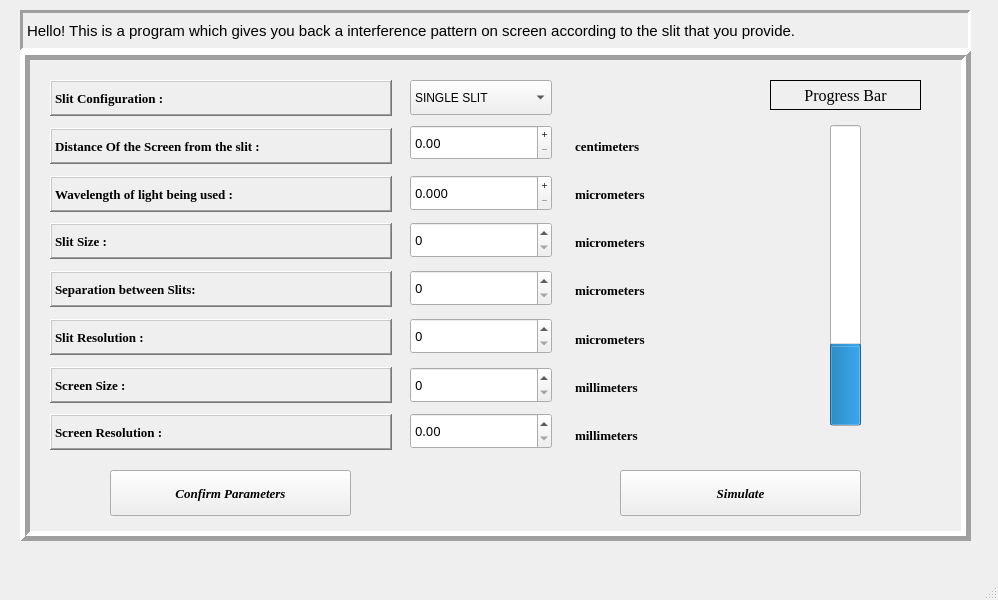
<?xml version="1.0" encoding="UTF-8"?>
<ui version="4.0">
 <class>MainWindow</class>
 <widget class="QMainWindow" name="MainWindow">
  <property name="geometry">
   <rect>
    <x>0</x>
    <y>0</y>
    <width>998</width>
    <height>600</height>
   </rect>
  </property>
  <property name="sizeIncrement">
   <size>
    <width>5</width>
    <height>5</height>
   </size>
  </property>
  <property name="windowTitle">
   <string>MainWindow</string>
  </property>
  <property name="unifiedTitleAndToolBarOnMac">
   <bool>false</bool>
  </property>
  <widget class="QWidget" name="centralwidget">
   <widget class="QLabel" name="Intro">
    <property name="geometry">
     <rect>
      <x>20</x>
      <y>10</y>
      <width>951</width>
      <height>41</height>
     </rect>
    </property>
    <property name="font">
     <font>
      <pointsize>11</pointsize>
     </font>
    </property>
    <property name="autoFillBackground">
     <bool>false</bool>
    </property>
    <property name="frameShape">
     <enum>QFrame::Panel</enum>
    </property>
    <property name="frameShadow">
     <enum>QFrame::Sunken</enum>
    </property>
    <property name="lineWidth">
     <number>3</number>
    </property>
    <property name="text">
     <string>Hello! This is a program which gives you back a interference pattern on screen according to the slit that you provide.</string>
    </property>
    <property name="scaledContents">
     <bool>true</bool>
    </property>
   </widget>
   <widget class="QFrame" name="main_frame">
    <property name="geometry">
     <rect>
      <x>20</x>
      <y>50</y>
      <width>951</width>
      <height>491</height>
     </rect>
    </property>
    <property name="mouseTracking">
     <bool>false</bool>
    </property>
    <property name="acceptDrops">
     <bool>true</bool>
    </property>
    <property name="autoFillBackground">
     <bool>false</bool>
    </property>
    <property name="frameShape">
     <enum>QFrame::Box</enum>
    </property>
    <property name="frameShadow">
     <enum>QFrame::Raised</enum>
    </property>
    <property name="lineWidth">
     <number>5</number>
    </property>
    <widget class="QPushButton" name="Confirm_button">
     <property name="geometry">
      <rect>
       <x>90</x>
       <y>420</y>
       <width>241</width>
       <height>46</height>
      </rect>
     </property>
     <property name="font">
      <font>
       <family>Georgia</family>
       <pointsize>10</pointsize>
       <weight>75</weight>
       <italic>true</italic>
       <bold>true</bold>
      </font>
     </property>
     <property name="text">
      <string>Confirm Parameters</string>
     </property>
     <property name="flat">
      <bool>false</bool>
     </property>
    </widget>
    <widget class="QPushButton" name="Simulate_button">
     <property name="geometry">
      <rect>
       <x>600</x>
       <y>420</y>
       <width>241</width>
       <height>46</height>
      </rect>
     </property>
     <property name="font">
      <font>
       <family>Georgia</family>
       <pointsize>10</pointsize>
       <weight>75</weight>
       <italic>true</italic>
       <bold>true</bold>
      </font>
     </property>
     <property name="text">
      <string>Simulate</string>
     </property>
     <property name="autoDefault">
      <bool>false</bool>
     </property>
     <property name="default">
      <bool>false</bool>
     </property>
     <property name="flat">
      <bool>false</bool>
     </property>
    </widget>
    <widget class="QLabel" name="Screen_Size_label">
     <property name="geometry">
      <rect>
       <x>30</x>
       <y>317</y>
       <width>342</width>
       <height>36</height>
      </rect>
     </property>
     <property name="font">
      <font>
       <family>Georgia</family>
       <pointsize>10</pointsize>
       <weight>75</weight>
       <bold>true</bold>
      </font>
     </property>
     <property name="frameShape">
      <enum>QFrame::WinPanel</enum>
     </property>
     <property name="frameShadow">
      <enum>QFrame::Raised</enum>
     </property>
     <property name="text">
      <string>Screen Size :</string>
     </property>
     <property name="textFormat">
      <enum>Qt::PlainText</enum>
     </property>
     <property name="margin">
      <number>0</number>
     </property>
    </widget>
    <widget class="QLabel" name="Screen_Resolution_label">
     <property name="geometry">
      <rect>
       <x>30</x>
       <y>364</y>
       <width>342</width>
       <height>36</height>
      </rect>
     </property>
     <property name="font">
      <font>
       <family>Georgia</family>
       <pointsize>10</pointsize>
       <weight>75</weight>
       <bold>true</bold>
      </font>
     </property>
     <property name="frameShape">
      <enum>QFrame::WinPanel</enum>
     </property>
     <property name="frameShadow">
      <enum>QFrame::Raised</enum>
     </property>
     <property name="text">
      <string>Screen Resolution :</string>
     </property>
     <property name="textFormat">
      <enum>Qt::PlainText</enum>
     </property>
     <property name="margin">
      <number>0</number>
     </property>
    </widget>
    <widget class="QLabel" name="Distance_label">
     <property name="geometry">
      <rect>
       <x>30</x>
       <y>78</y>
       <width>342</width>
       <height>36</height>
      </rect>
     </property>
     <property name="font">
      <font>
       <family>Georgia</family>
       <pointsize>10</pointsize>
       <weight>75</weight>
       <bold>true</bold>
      </font>
     </property>
     <property name="frameShape">
      <enum>QFrame::WinPanel</enum>
     </property>
     <property name="frameShadow">
      <enum>QFrame::Raised</enum>
     </property>
     <property name="text">
      <string>Distance Of the Screen from the slit :</string>
     </property>
     <property name="textFormat">
      <enum>Qt::PlainText</enum>
     </property>
     <property name="margin">
      <number>0</number>
     </property>
    </widget>
    <widget class="QLabel" name="Wavelength_label">
     <property name="geometry">
      <rect>
       <x>30</x>
       <y>126</y>
       <width>342</width>
       <height>36</height>
      </rect>
     </property>
     <property name="font">
      <font>
       <family>Georgia</family>
       <pointsize>10</pointsize>
       <weight>75</weight>
       <bold>true</bold>
      </font>
     </property>
     <property name="frameShape">
      <enum>QFrame::WinPanel</enum>
     </property>
     <property name="frameShadow">
      <enum>QFrame::Raised</enum>
     </property>
     <property name="text">
      <string>Wavelength of light being used :</string>
     </property>
     <property name="textFormat">
      <enum>Qt::PlainText</enum>
     </property>
     <property name="margin">
      <number>0</number>
     </property>
    </widget>
    <widget class="QLabel" name="Slit_Size_label">
     <property name="geometry">
      <rect>
       <x>30</x>
       <y>173</y>
       <width>342</width>
       <height>36</height>
      </rect>
     </property>
     <property name="font">
      <font>
       <family>Georgia</family>
       <pointsize>10</pointsize>
       <weight>75</weight>
       <bold>true</bold>
      </font>
     </property>
     <property name="frameShape">
      <enum>QFrame::WinPanel</enum>
     </property>
     <property name="frameShadow">
      <enum>QFrame::Raised</enum>
     </property>
     <property name="text">
      <string>Slit Size :</string>
     </property>
     <property name="textFormat">
      <enum>Qt::PlainText</enum>
     </property>
     <property name="margin">
      <number>0</number>
     </property>
    </widget>
    <widget class="QLabel" name="Slit_Option_label">
     <property name="geometry">
      <rect>
       <x>30</x>
       <y>30</y>
       <width>342</width>
       <height>36</height>
      </rect>
     </property>
     <property name="font">
      <font>
       <family>Georgia</family>
       <pointsize>10</pointsize>
       <weight>75</weight>
       <bold>true</bold>
      </font>
     </property>
     <property name="frameShape">
      <enum>QFrame::WinPanel</enum>
     </property>
     <property name="frameShadow">
      <enum>QFrame::Raised</enum>
     </property>
     <property name="text">
      <string>Slit Configuration :</string>
     </property>
     <property name="textFormat">
      <enum>Qt::PlainText</enum>
     </property>
     <property name="margin">
      <number>0</number>
     </property>
    </widget>
    <widget class="QLabel" name="Slit_Separation_label">
     <property name="geometry">
      <rect>
       <x>30</x>
       <y>221</y>
       <width>342</width>
       <height>36</height>
      </rect>
     </property>
     <property name="font">
      <font>
       <family>Georgia</family>
       <pointsize>10</pointsize>
       <weight>75</weight>
       <bold>true</bold>
      </font>
     </property>
     <property name="frameShape">
      <enum>QFrame::WinPanel</enum>
     </property>
     <property name="frameShadow">
      <enum>QFrame::Raised</enum>
     </property>
     <property name="text">
      <string>Separation between Slits:</string>
     </property>
     <property name="textFormat">
      <enum>Qt::PlainText</enum>
     </property>
     <property name="margin">
      <number>0</number>
     </property>
    </widget>
    <widget class="QLabel" name="Slit_Resoultion_label">
     <property name="geometry">
      <rect>
       <x>30</x>
       <y>269</y>
       <width>342</width>
       <height>36</height>
      </rect>
     </property>
     <property name="font">
      <font>
       <family>Georgia</family>
       <pointsize>10</pointsize>
       <weight>75</weight>
       <bold>true</bold>
      </font>
     </property>
     <property name="frameShape">
      <enum>QFrame::WinPanel</enum>
     </property>
     <property name="frameShadow">
      <enum>QFrame::Raised</enum>
     </property>
     <property name="text">
      <string>Slit Resolution :</string>
     </property>
     <property name="textFormat">
      <enum>Qt::PlainText</enum>
     </property>
     <property name="margin">
      <number>0</number>
     </property>
    </widget>
    <widget class="QSpinBox" name="Slit_Size">
     <property name="enabled">
      <bool>true</bool>
     </property>
     <property name="geometry">
      <rect>
       <x>390</x>
       <y>172</y>
       <width>142</width>
       <height>36</height>
      </rect>
     </property>
     <property name="font">
      <font>
       <family>Lucida Sans Unicode</family>
       <pointsize>10</pointsize>
      </font>
     </property>
     <property name="maximum">
      <number>1000</number>
     </property>
     <property name="singleStep">
      <number>5</number>
     </property>
    </widget>
    <widget class="QDoubleSpinBox" name="Wavelength">
     <property name="geometry">
      <rect>
       <x>390</x>
       <y>125</y>
       <width>142</width>
       <height>36</height>
      </rect>
     </property>
     <property name="font">
      <font>
       <family>Lucida Handwriting</family>
       <pointsize>10</pointsize>
      </font>
     </property>
     <property name="acceptDrops">
      <bool>true</bool>
     </property>
     <property name="whatsThis">
      <string>Wavelenght of light being used</string>
     </property>
     <property name="accessibleName">
      <string>Wavelength</string>
     </property>
     <property name="accessibleDescription">
      <string>Wavelenght of light being used</string>
     </property>
     <property name="frame">
      <bool>true</bool>
     </property>
     <property name="buttonSymbols">
      <enum>QAbstractSpinBox::PlusMinus</enum>
     </property>
     <property name="decimals">
      <number>3</number>
     </property>
     <property name="maximum">
      <double>999.990000000000009</double>
     </property>
     <property name="singleStep">
      <double>0.010000000000000</double>
     </property>
    </widget>
    <widget class="QSpinBox" name="Slit_Separation">
     <property name="geometry">
      <rect>
       <x>390</x>
       <y>220</y>
       <width>142</width>
       <height>36</height>
      </rect>
     </property>
     <property name="font">
      <font>
       <family>Lucida Sans Unicode</family>
       <pointsize>10</pointsize>
      </font>
     </property>
     <property name="maximum">
      <number>1000</number>
     </property>
     <property name="singleStep">
      <number>5</number>
     </property>
    </widget>
    <widget class="QSpinBox" name="Slit_Resolution">
     <property name="geometry">
      <rect>
       <x>390</x>
       <y>268</y>
       <width>142</width>
       <height>36</height>
      </rect>
     </property>
     <property name="font">
      <font>
       <family>Lucida Sans Unicode</family>
       <pointsize>10</pointsize>
      </font>
     </property>
     <property name="maximum">
      <number>500</number>
     </property>
     <property name="singleStep">
      <number>5</number>
     </property>
    </widget>
    <widget class="QSpinBox" name="Screen_Size">
     <property name="geometry">
      <rect>
       <x>390</x>
       <y>317</y>
       <width>142</width>
       <height>36</height>
      </rect>
     </property>
     <property name="font">
      <font>
       <family>Lucida Sans Unicode</family>
       <pointsize>10</pointsize>
      </font>
     </property>
     <property name="maximum">
      <number>10000</number>
     </property>
     <property name="singleStep">
      <number>10</number>
     </property>
    </widget>
    <widget class="QDoubleSpinBox" name="Screen_Resolution">
     <property name="geometry">
      <rect>
       <x>390</x>
       <y>363</y>
       <width>142</width>
       <height>36</height>
      </rect>
     </property>
     <property name="font">
      <font>
       <family>Lucida Sans Unicode</family>
       <pointsize>10</pointsize>
      </font>
     </property>
    </widget>
    <widget class="QDoubleSpinBox" name="Distance">
     <property name="geometry">
      <rect>
       <x>390</x>
       <y>75</y>
       <width>142</width>
       <height>35</height>
      </rect>
     </property>
     <property name="font">
      <font>
       <family>Lucida Handwriting</family>
       <pointsize>10</pointsize>
      </font>
     </property>
     <property name="acceptDrops">
      <bool>true</bool>
     </property>
     <property name="accessibleName">
      <string>Distance</string>
     </property>
     <property name="buttonSymbols">
      <enum>QAbstractSpinBox::PlusMinus</enum>
     </property>
     <property name="maximum">
      <double>999.990000000000009</double>
     </property>
     <property name="singleStep">
      <double>0.500000000000000</double>
     </property>
    </widget>
    <widget class="QComboBox" name="Slit_Option">
     <property name="geometry">
      <rect>
       <x>390</x>
       <y>30</y>
       <width>142</width>
       <height>35</height>
      </rect>
     </property>
     <property name="whatsThis">
      <string>Slit Configuration</string>
     </property>
     <property name="autoFillBackground">
      <bool>true</bool>
     </property>
     <property name="editable">
      <bool>false</bool>
     </property>
     <property name="currentIndex">
      <number>0</number>
     </property>
     <item>
      <property name="text">
       <string notr="true">SINGLE SLIT</string>
      </property>
     </item>
     <item>
      <property name="text">
       <string>DOUBLE SLIT</string>
      </property>
     </item>
     <item>
      <property name="text">
       <string>DOUBLE POINT</string>
      </property>
     </item>
     <item>
      <property name="text">
       <string>MULTIPLE SLIT</string>
      </property>
     </item>
     <item>
      <property name="text">
       <string>MULTIPLE POINT</string>
      </property>
     </item>
     <item>
      <property name="text">
       <string>COUSTOMIZED SLIT</string>
      </property>
     </item>
    </widget>
    <widget class="QLabel" name="Slit_Resolution_unit_2">
     <property name="geometry">
      <rect>
       <x>555</x>
       <y>279</y>
       <width>114</width>
       <height>20</height>
      </rect>
     </property>
     <property name="font">
      <font>
       <family>Georgia</family>
       <pointsize>10</pointsize>
       <weight>75</weight>
       <bold>true</bold>
      </font>
     </property>
     <property name="frameShape">
      <enum>QFrame::NoFrame</enum>
     </property>
     <property name="frameShadow">
      <enum>QFrame::Plain</enum>
     </property>
     <property name="text">
      <string>micrometers</string>
     </property>
     <property name="textFormat">
      <enum>Qt::PlainText</enum>
     </property>
     <property name="margin">
      <number>0</number>
     </property>
    </widget>
    <widget class="QLabel" name="Screen_Size_unit">
     <property name="geometry">
      <rect>
       <x>555</x>
       <y>327</y>
       <width>103</width>
       <height>20</height>
      </rect>
     </property>
     <property name="font">
      <font>
       <family>Georgia</family>
       <pointsize>10</pointsize>
       <weight>75</weight>
       <bold>true</bold>
      </font>
     </property>
     <property name="frameShape">
      <enum>QFrame::NoFrame</enum>
     </property>
     <property name="frameShadow">
      <enum>QFrame::Plain</enum>
     </property>
     <property name="text">
      <string>millimeters</string>
     </property>
     <property name="textFormat">
      <enum>Qt::PlainText</enum>
     </property>
     <property name="margin">
      <number>0</number>
     </property>
    </widget>
    <widget class="QLabel" name="Screen_Resolution_unit">
     <property name="geometry">
      <rect>
       <x>555</x>
       <y>375</y>
       <width>103</width>
       <height>20</height>
      </rect>
     </property>
     <property name="font">
      <font>
       <family>Georgia</family>
       <pointsize>10</pointsize>
       <weight>75</weight>
       <bold>true</bold>
      </font>
     </property>
     <property name="frameShape">
      <enum>QFrame::NoFrame</enum>
     </property>
     <property name="frameShadow">
      <enum>QFrame::Plain</enum>
     </property>
     <property name="text">
      <string>millimeters</string>
     </property>
     <property name="textFormat">
      <enum>Qt::PlainText</enum>
     </property>
     <property name="margin">
      <number>0</number>
     </property>
    </widget>
    <widget class="QLabel" name="Distance_unit">
     <property name="geometry">
      <rect>
       <x>555</x>
       <y>86</y>
       <width>107</width>
       <height>20</height>
      </rect>
     </property>
     <property name="font">
      <font>
       <family>Georgia</family>
       <pointsize>10</pointsize>
       <weight>75</weight>
       <bold>true</bold>
      </font>
     </property>
     <property name="frameShape">
      <enum>QFrame::NoFrame</enum>
     </property>
     <property name="frameShadow">
      <enum>QFrame::Plain</enum>
     </property>
     <property name="text">
      <string>centimeters</string>
     </property>
     <property name="textFormat">
      <enum>Qt::PlainText</enum>
     </property>
     <property name="margin">
      <number>0</number>
     </property>
    </widget>
    <widget class="QLabel" name="Waveength_unit">
     <property name="geometry">
      <rect>
       <x>555</x>
       <y>134</y>
       <width>114</width>
       <height>20</height>
      </rect>
     </property>
     <property name="font">
      <font>
       <family>Georgia</family>
       <pointsize>10</pointsize>
       <weight>75</weight>
       <bold>true</bold>
      </font>
     </property>
     <property name="frameShape">
      <enum>QFrame::NoFrame</enum>
     </property>
     <property name="frameShadow">
      <enum>QFrame::Plain</enum>
     </property>
     <property name="text">
      <string>micrometers</string>
     </property>
     <property name="textFormat">
      <enum>Qt::PlainText</enum>
     </property>
     <property name="margin">
      <number>0</number>
     </property>
    </widget>
    <widget class="QLabel" name="Slit_Size_unit">
     <property name="geometry">
      <rect>
       <x>555</x>
       <y>182</y>
       <width>114</width>
       <height>20</height>
      </rect>
     </property>
     <property name="font">
      <font>
       <family>Georgia</family>
       <pointsize>10</pointsize>
       <weight>75</weight>
       <bold>true</bold>
      </font>
     </property>
     <property name="frameShape">
      <enum>QFrame::NoFrame</enum>
     </property>
     <property name="frameShadow">
      <enum>QFrame::Plain</enum>
     </property>
     <property name="text">
      <string>micrometers</string>
     </property>
     <property name="textFormat">
      <enum>Qt::PlainText</enum>
     </property>
     <property name="margin">
      <number>0</number>
     </property>
    </widget>
    <widget class="QLabel" name="Slit_Resolution_unit">
     <property name="geometry">
      <rect>
       <x>555</x>
       <y>230</y>
       <width>114</width>
       <height>20</height>
      </rect>
     </property>
     <property name="font">
      <font>
       <family>Georgia</family>
       <pointsize>10</pointsize>
       <weight>75</weight>
       <bold>true</bold>
      </font>
     </property>
     <property name="autoFillBackground">
      <bool>true</bool>
     </property>
     <property name="frameShape">
      <enum>QFrame::NoFrame</enum>
     </property>
     <property name="frameShadow">
      <enum>QFrame::Plain</enum>
     </property>
     <property name="text">
      <string>micrometers</string>
     </property>
     <property name="textFormat">
      <enum>Qt::PlainText</enum>
     </property>
     <property name="margin">
      <number>0</number>
     </property>
    </widget>
    <widget class="QLabel" name="Progress_label">
     <property name="geometry">
      <rect>
       <x>750</x>
       <y>30</y>
       <width>151</width>
       <height>30</height>
      </rect>
     </property>
     <property name="font">
      <font>
       <family>Georgia</family>
       <pointsize>12</pointsize>
      </font>
     </property>
     <property name="frameShape">
      <enum>QFrame::Box</enum>
     </property>
     <property name="text">
      <string>Progress Bar</string>
     </property>
     <property name="alignment">
      <set>Qt::AlignCenter</set>
     </property>
    </widget>
    <widget class="QProgressBar" name="Progress_Bar">
     <property name="geometry">
      <rect>
       <x>810</x>
       <y>75</y>
       <width>31</width>
       <height>301</height>
      </rect>
     </property>
     <property name="maximum">
      <number>104</number>
     </property>
     <property name="value">
      <number>27</number>
     </property>
     <property name="textVisible">
      <bool>true</bool>
     </property>
     <property name="orientation">
      <enum>Qt::Vertical</enum>
     </property>
     <property name="textDirection">
      <enum>QProgressBar::BottomToTop</enum>
     </property>
    </widget>
   </widget>
  </widget>
  <widget class="QMenuBar" name="menubar">
   <property name="geometry">
    <rect>
     <x>0</x>
     <y>0</y>
     <width>998</width>
     <height>26</height>
    </rect>
   </property>
  </widget>
  <widget class="QStatusBar" name="statusbar"/>
 </widget>
 <resources/>
 <connections/>
</ui>
